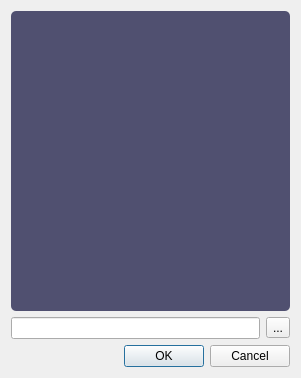
<?xml version="1.0" encoding="UTF-8"?>
<ui version="4.0">
 <class>Dialog_Tag</class>
 <widget class="QDialog" name="Dialog_Tag">
  <property name="geometry">
   <rect>
    <x>0</x>
    <y>0</y>
    <width>301</width>
    <height>378</height>
   </rect>
  </property>
  <property name="windowTitle">
   <string>Tags</string>
  </property>
  <property name="windowIcon">
   <iconset resource="../Icons.qrc">
    <normaloff>:/Icons/Project/tag.png</normaloff>:/Icons/Project/tag.png</iconset>
  </property>
  <property name="styleSheet">
   <string notr="true">QDialog#Dialog_Tag {border-image: url(:/Icons/Main/Wallpaper5_klein.png) 0 0 0 0 stretch stretch;}
QListWidget::indicator {
    width: 12px; /* Größe der Checkbox anpassen */
    height: 12px; /* Größe der Checkbox anpassen */
    border-radius: 6px; /* Macht die Checkbox rund (die Hälfte von Breite/Höhe) */
    border: 1px solid gray; /* Rahmen, wenn nicht angewählt */
    background-color:rgba(0,0,0,0); /* Hintergrund, wenn nicht angewählt */
}

QListWidget::indicator:checked {
    background-color: rgb(128,128,192); /* Blauer Punkt, wenn angewählt */
    border: 3px solid gray; /* Blauer Rahmen, wenn angewählt */
}

QListWidget::indicator:hover {
    border: 3px solid darkgray; /* Leichte Rahmenänderung beim Hovern */
	background-color: rgb(128, 192, 128);
    color:(255,0,0);
}

QListWidget::item {
    color: rgb(160,160,160); /* Standard-Schriftfarbe für Listenelemente */
}
QListWidget::item:selected {
	 background: rgba(0,0,0,0);
    /*border: 1px solid #6a6ea9;*/
}
QListWidget::item:hover {
    color:rgb(255,255,255);
    background: rgb(128,192,128);
}</string>
  </property>
  <layout class="QVBoxLayout" name="verticalLayout">
   <item>
    <widget class="QListWidget" name="listWidget_Tags">
     <property name="styleSheet">
      <string notr="true">QListWidget {color:rgb(224,224,224);
                  background-color: rgb(80,80,112);
                  border-radius:5px;
      			 /*show-decoration-selected: 1; /* make the selection span the entire width of the view */
}</string>
     </property>
    </widget>
   </item>
   <item>
    <layout class="QHBoxLayout" name="horizontalLayout">
     <item>
      <widget class="QLineEdit" name="lineEdit"/>
     </item>
     <item>
      <widget class="QToolButton" name="toolButton_Add">
       <property name="text">
        <string>...</string>
       </property>
       <property name="icon">
        <iconset resource="../Icons.qrc">
         <normaloff>:/Icons/Main/add.png</normaloff>:/Icons/Main/add.png</iconset>
       </property>
      </widget>
     </item>
    </layout>
   </item>
   <item>
    <widget class="QDialogButtonBox" name="buttonBox">
     <property name="orientation">
      <enum>Qt::Horizontal</enum>
     </property>
     <property name="standardButtons">
      <set>QDialogButtonBox::Cancel|QDialogButtonBox::Ok</set>
     </property>
    </widget>
   </item>
  </layout>
 </widget>
 <resources>
  <include location="../Icons.qrc"/>
 </resources>
 <connections>
  <connection>
   <sender>buttonBox</sender>
   <signal>accepted()</signal>
   <receiver>Dialog_Tag</receiver>
   <slot>accept()</slot>
   <hints>
    <hint type="sourcelabel">
     <x>248</x>
     <y>254</y>
    </hint>
    <hint type="destinationlabel">
     <x>157</x>
     <y>274</y>
    </hint>
   </hints>
  </connection>
  <connection>
   <sender>buttonBox</sender>
   <signal>rejected()</signal>
   <receiver>Dialog_Tag</receiver>
   <slot>reject()</slot>
   <hints>
    <hint type="sourcelabel">
     <x>316</x>
     <y>260</y>
    </hint>
    <hint type="destinationlabel">
     <x>286</x>
     <y>274</y>
    </hint>
   </hints>
  </connection>
 </connections>
</ui>
